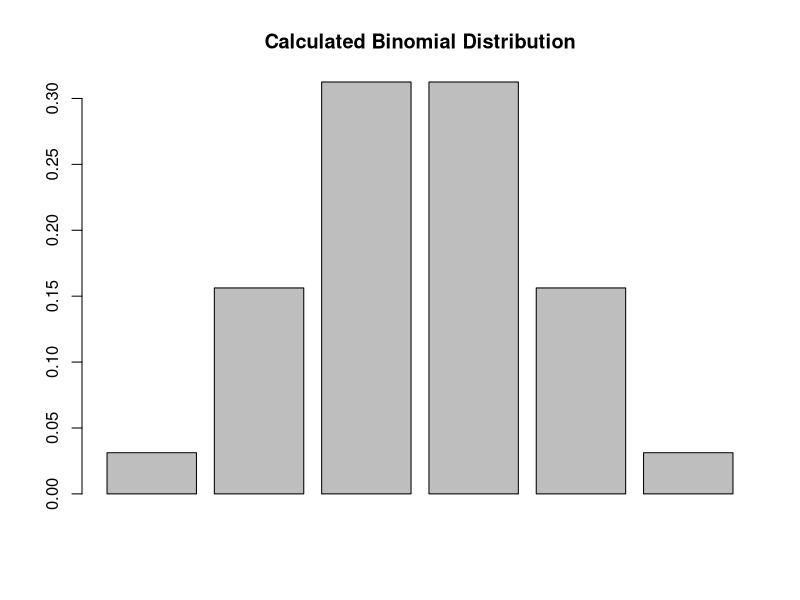
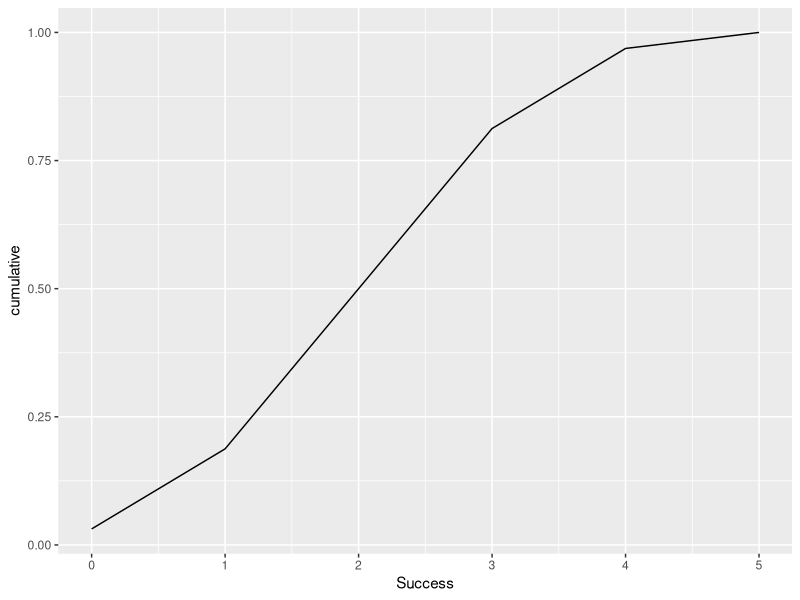

The R source for these figures, in order:

#Private Checker Functions

library(ggplot2)
library(testthat)

#checking for valid probability value
check_prob = function(prob){
  if(typeof(prob) != "double"){
    stop("pinvalid prob value")
  } else if(prob < 0 | prob > 1){
    stop("p has to be a number between 0 and 1")
  }
  return(TRUE)
}

#Checking for valid value
check.integer = function(x){
  if(round(x) == x){
    return(TRUE)
  }
  return(FALSE)
}

check_trials = function(trials){
  if(!is.double(trials)){
    stop("input must be an integer")
  } else if(trials < 0){
    stop("invalid trials value")
  } else if(round(trials) != trials){
    stop("input must be integer")
  }
  return(TRUE)
}

#Check if input is a valid value for a number of successes
check_success = function(success, trials){
  check_trials(trials)
  if(!isTRUE(all(success == floor(success)))){
    stop("invalid success value")
  }
  if((sum(success[success > trials])) > 0 | sum(success[success < 0]) > 0){
    stop("invalid success value")
  }
  return(TRUE)
}

#Private Auxiliary Functions
# calculates the mean of a binomial distribution
aux_mean = function(trials, prob){
  mean = trials * prob
  return(mean)
}
# calculates the variance of a binomial distribution
aux_variance = function(trials, prob){
  variance = trials * prob * (1 - prob)
  return(variance)
}
# calculates the mode of a binomial distribution
aux_mode = function(trials, prob){
  if(prob == 0.5 & trials %% 2 == 1){
    return(c((trials + 1) * prob, (trials + 1) * prob - 1))
  }
  return(floor((trials + 1) * prob))
}
# calculates the skewness of a binomial distribution
aux_skewness = function(trials, prob){
  if(prob == 1 | prob == 0){
    stop("Invalid prob value")
  } else if(trials == 0){
    stop("Invalid trials value")
  }
  return((1 - 2 * prob)/sqrt(trials * prob * (1 - prob)))
}
# calculates the kurtosis of a binomial distribution
aux_kurtosis = function(trials, prob) {
  if(prob == 0 | prob == 1){
    stop("Invalid prob value")
  } else if(trials == 0){
    stop("Invalid trials value")
  }
  return((1 - 6 * prob * (1 - prob))/(trials * prob * (1 - prob)))
}
aux_mean(10, 0.3)
aux_variance(10, 0.3)
aux_mode(10, 0.3)
aux_skewness(10, 0.3)
aux_kurtosis(10, 0.3)

# Function bin_choose()
#' @title bin_choose
#' @description calculates combinations in which k successes can occur in n trials
#' @param n (integer) number of trials
#' @param k (integer) number of successes
#' @return number of combinations mentioned above in description
#' @export
#' @examples bin_choose(n = 5, k = 2)
#' @examples bin_choose(5, 0)
bin_choose = function(n, k){
  check_trials(n)
  if(sum(k < 0) > 0){
    stop("k must be a non-negative integer")
  }
  else if(sum(k > n) == length(k)){
    stop("k cannot be greater than n")
  }
  return(factorial(n)/(factorial(k) * factorial(n - k)))
}
bin_choose(n = 5, k = 2)
bin_choose(5, 0)
bin_choose(5, 1:3)

#Function bin_probability()
#' @title bin_probability
#' @description calculates the probability of k successes on n repeated trials
#' @param success (integer) number of successes
#' @param trials (integer) number of trials
#' @param prob (numeric) probability of success
#' @return the probability of k successes on n repeated trials
#' @export
#' @examples bin_probability(success = 2, trials = 5, prob = 0.5)
#' @examples bin_probability(success = 0:2, trials = 5, prob = 0.5)
bin_probability = function(success, trials, prob) {
  check_trials(trials)
  check_prob(prob)
  check_success(success, trials)
  return(bin_choose(trials,success) * prob ** success * (1 - prob) ** (trials - success))
}
bin_probability(success = 2, trials = 5, prob = 0.5)
bin_probability(success = 0:2, trials = 5, prob = 0.5)
bin_probability(success = 55, trials = 100, prob = 0.45)

#Function bin_distribution()}
#' @title bin_distribution
#' @description creates a data.frame with two classes: c("bindis", "data.frame")
#' @param trials (integer) number of trials
#' @param prob (numeric) probability of success
#' @return a data.frame with two classes: c("bindis", "data.frame")
#' @export
#' @examples bin_distribution(trials = 5, prob = 0.5)
bin_distribution = function(trials, prob){
  check_trials(trials)
  check_prob(prob)
  s = c(0:trials)
  f = bin_probability(s, trials, prob)
  distribution = data.frame("Success" = s, "Probability" = f)
  class(distribution) = c("bindis", "data.frame")
  return(distribution)
}
bin_distribution(5, 0.5)
#Function plot.bindis()
#' @export
plot.bindis = function(x){
  barplot(x$Probability, main = "Calculated Binomial Distribution")
}
dis1 <- bin_distribution(trials = 5, prob = 0.5)
plot(dis1)

#Function bin_cumulative()
#' @title bin_cumulative
#' @description creates a data.frame with two classes: c("bincum", "data.frame")
#' @param trials (integer) number of trials
#' @param prob (numeric) probability of success
#' @return a data.frame with two classes: c("bincum", "data.frame")
#' @export
#' @examples bin_cumulative(trials = 5, prob = 0.5)
bin_cumulative <- function(trials, prob) {
  cum = bin_distribution(trials, prob)
  cum$cumulative = cumsum(cum$Probability)
  class(cum) <- c("bincum", "data.frame")
  return(cum)
}
bin_cumulative(trials = 5, prob = 0.5)
#Function plot.bincum()
#' @export
plot.bincum = function(x) {
  ggplot(x, aes(Success, cumulative), geom = "point", size = 10) +
    geom_line()
}
dis2 <- bin_cumulative(trials = 5, prob = 0.5)
plot(dis2)

#Function bin_variable()
#' @title bin_variable
#' @description creates a binomial random variable object of class "binvar"
#' @param trials (integer) number of trials
#' @param prob (numeric) probability of success
#' @return a binomial random variable object of class "binvar"
#' @export
#' @examples bin_variable(trials = 10, p = 0.3)
bin_variable <- function(trials, prob) {
  check_trials(trials)
  check_prob(prob)
  binomial_variable = list(trials = trials, prob = prob)
  structure(binomial_variable, class = "binvar")
}
#Function print.binvar()
#' @export
print.binvar <- function(x) {
  cat("\"Binomial Variable\"\n\n")
  cat("Parameters\n")
  cat(paste("- number of trials:", x[[1]], "\n"))
  cat(paste("- prob of success :", x[[2]], "\n"))
}
bin1 <- bin_variable(trials = 10, p = 0.3)
bin1
#Function summary.binvar()
#' @export
summary.binvar <- function(x) {
  sum_binvar <- list(
    trials = x[[1]],
    prob = x[[2]],
    mean = aux_mean(x[[1]], x[[2]]),
    variance = aux_variance(x[[1]], x[[2]]),
    mode = aux_mode(x[[1]], x[[2]]),
    skewness = aux_skewness(x[[1]], x[[2]]),
    kurtosis = aux_kurtosis(x[[1]], x[[2]])
  )
  class(sum_binvar) <- "summary.binvar"
  return(sum_binvar)
}
#Function print.summary.binvar()
#' @export
print.summary.binvar <- function(x) {
  cat("\"Summary Binomial\"\n\n")
  cat("Parameters\n")
  cat(paste("- number of trials:", x$trials),"\n")
  cat(paste("- prob of success :", x$prob),"\n\n")
  cat("Measures\n")
  cat(paste("- mean    :", x$mean,"\n"))
  cat(paste("- variance:", x$variance,"\n"))
  cat(paste("- mode    :", x$mode,"\n"))
  cat(paste("- skewness:", x$skewness,"\n"))
  cat(paste("- kurtosis:", x$kurtosis,"\n"))
}
bin1 <- bin_variable(trials = 10, p = 0.3)
binsum1 = summary(bin1)
binsum1

#Functions of measures
#' @title bin_mean()
#' @description calculates the mean of a binomial distribution
#' @param trials (integer) number of trials
#' @param prob (numeric) probability of success
#' @return the mean of a binomial distribution
#' @export
#' @examples bin_mean(10, 0.3)
bin_mean <- function(trials, prob){
  check_trials(trials)
  check_prob(prob)
  return(aux_mean(trials,prob))
}
#' @title binomial variance
#' @description calculates the variance of a binomial distribution
#' @param trials (integer) number of trials
#' @param prob (numeric) probability of success
#' @return the variance of a binomial distribution
#' @export
#' @examples bin_variance(10, 0.3)
bin_variance <- function(trials, prob){
  check_trials(trials)
  check_prob(prob)
  return(aux_variance(trials, prob))
}
#' @title binomial mode
#' @description calculates the mode of a binomial distribution
#' @param trials (integer) number of trials
#' @param prob (numeric) probability of success
#' @return the mode of a binomial distribution
#' @export
#' @examples bin_mode(10, 0.3)
bin_mode <- function(trials, prob){
  check_trials(trials)
  check_prob(prob)
  return(aux_mode(trials, prob))
}
#' @title binomial skewness
#' @description calculates the skewness of a binomial distribution
#' @param trials (integer) number of trials
#' @param prob (numeric) probability of success
#' @return the skewness of a binomial distribution
#' @export
#' @examples bin_skewness(10, 0.3)
bin_skewness <- function(trials, prob){
  check_trials(trials)
  check_prob(prob)
  return(aux_skewness(trials, prob))
}
#' @title binomial kurtosis
#' @description calculates the kurtosis of a binomial distribution
#' @param trials (integer) number of trials
#' @param prob (numeric) probability of success
#' @return the kurtosis of a binomial distribution
#' @export
#' @examples bin_kurtosis(10, 0.3)
bin_kurtosis <- function(trials, prob){
  check_trials(trials)
  check_prob(prob)
  return(aux_kurtosis(trials, prob))
}
bin_mean(10, 0.3)
bin_variance(10, 0.3)
bin_mode(10, 0.3)
bin_skewness(10, 0.3)
bin_kurtosis(10, 0.3)
